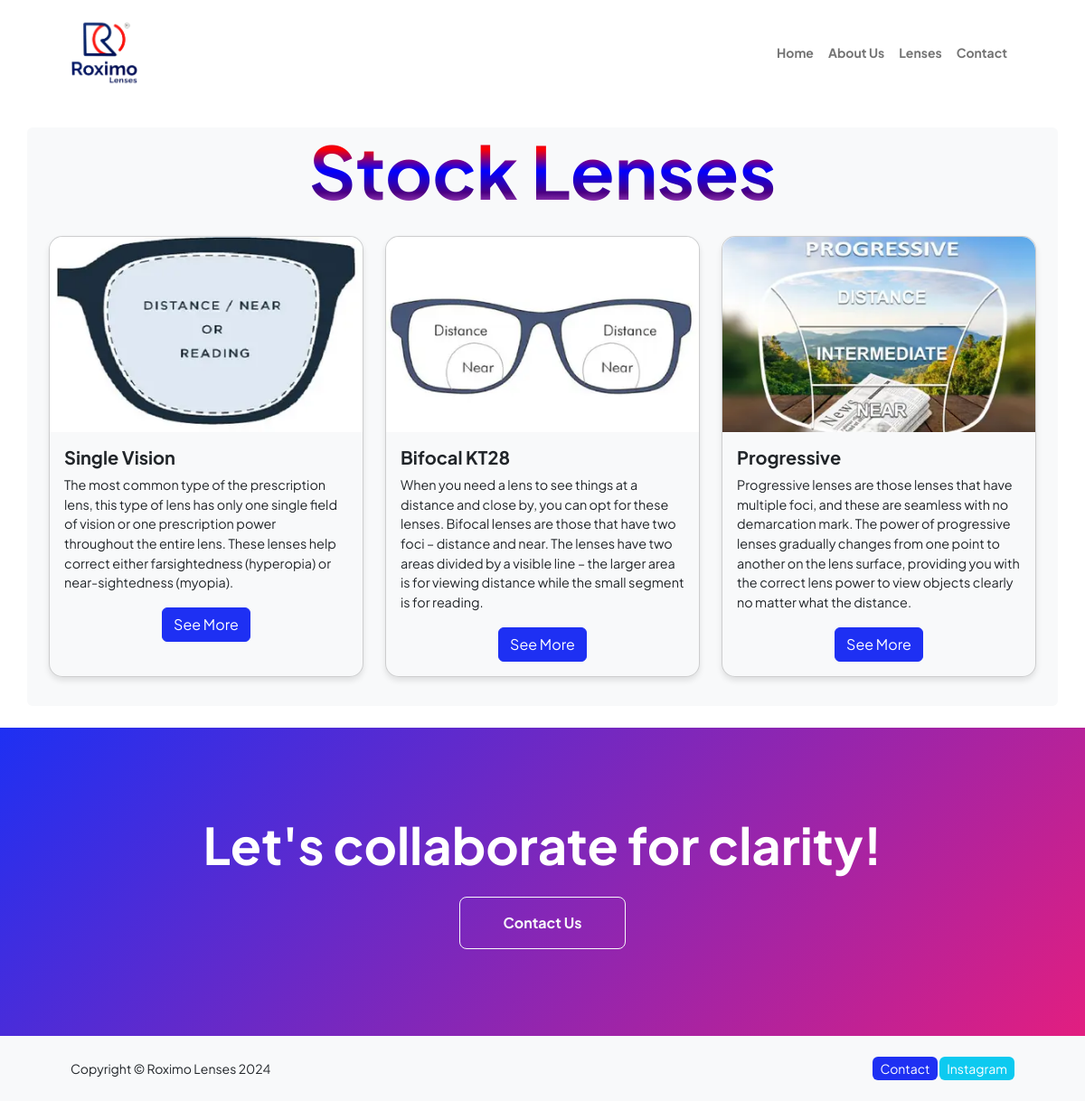
The page /lenses/ on the database its author committed.
### home/models.py (models this page shows)
class LensType(models.Model):
    id = models.AutoField(primary_key=True)
    name = models.CharField(max_length=100)
    image = models.ImageField(upload_to='static/assets/lens_types/')
    description = models.TextField()
    def __str__(self):
        return self.name

### home/views.py (the view)
# urls.py: path('lenses/', lenses, name="lenses"),
def lenses(req):
    lensTypesData = LensType.objects.all()
    print(lensTypesData)
    context={'navlinks': navLinksData, 'lensTypesData': lensTypesData}
    return render(req, "lenses.html", context=context)

### home/templates/lenses.html (shortened to what this page needs)
{% extends 'base.html' %}
{% load static %}
{% block navlinks %}
  {% for navlink in navlinks %}
  <li class="nav-item">
      <a class="nav-link" href={{ navlink.link }}>{{ navlink.name }}</a>
  </li>
  {% endfor %}
{% endblock %}
{% block start %}
<div class="bg-light container pb-2 rounded px-4 mb-4">
    {% include 'components/heading.html' with text="Stock Lenses" %}
    <div class="my-4">
        <div class="row row-cols-1 row-cols-md-3 g-4">
          {% for lensType in lensTypesData %}
            <div class="col">
              <div class="card h-100">
                <img src="{% static lensType.image.url|slice:'7:' %}" class="card-img-top" alt="{{lensType.name}}">
                <div class="card-body">
                  <h5 class="card-title">{{lensType.name}}</h5>
                  <p class="card-text">{{lensType.description}}</p>
                  <div class="d-flex justify-content-center mt-3">
                    <a href="/lenses/{{lensType.id}}" class="btn btn-primary see-more">See More</a>
                  </div>
                </div>
              </div>
            </div>
          {% endfor %}
        </div>
      </div>
</div>
<section class="py-5 bg-gradient-primary-to-secondary text-white">
    <div class="container px-5 my-5">
        <div class="text-center">
            <h2 class="display-4 fw-bolder mb-4">Let's collaborate for clarity!</h2>
            <a class='btn btn-outline-light btn-lg px-5 py-3 fs-6 fw-bolder' href='/contact'>Contact Us</a>
        </div>
    </div>
</section>
{% endblock %}

### home/templates/lenses.html (style rules this page uses)
.card { background: rgba(255, 255, 255, 0.1); border-radius: 15px; box-shadow: 0 4px 6px rgba(0, 0, 0, 0.1); transition: transform 0.3s ease-in-out; }
.card-img-top { border-top-left-radius: 15px; border-top-right-radius: 15px; }
.card-body { padding: 1rem; }
.card-title { font-weight: bold; margin-bottom: 0.5rem; }
.card-text { font-size: 0.9rem; }

### rows shown on the page
LensType: image (picture), name "Single Vision", description "The most common type of the prescription lens, this type of lens has only one single field of vision or one prescription power throughout the entire lens. These lenses help correct either farsightedness (hyperopia) or near-sightedness (myopia)."
LensType: image (picture), name "Bifocal KT28", description "When you need a lens to see things at a distance and close by, you can opt for these lenses. Bifocal lenses are those that have two foci – distance and near. The lenses have two areas divided by a visible line – the larger area is for viewing distance while the small segment is for reading."
LensType: image (picture), name "Progressive", description "Progressive lenses are those lenses that have multiple foci, and these are seamless with no demarcation mark. The power of progressive lenses gradually changes from one point to another on the lens surface, providing you with the correct lens power to view objects clearly no matter what the distance."

### other values the page prints
{{ navlink.name }} "Home" "About Us" "Lenses" "Contact"
{{ text }} "Stock Lenses"
